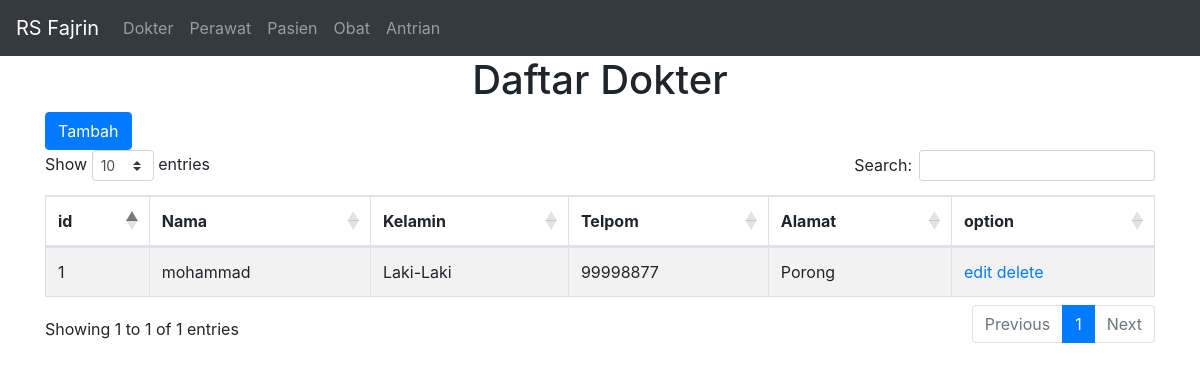
The page /dokter on the database its author committed.
### app.py (models this page shows)
class BaseModel(Model):
	class Meta:
		database=database

class dokter(BaseModel):
	id = AutoField(primary_key=True)
	nama = CharField()
	jenis_kelamin = CharField()
	alamat = TextField()
	no_telp = IntegerField()

### app.py (the view, shortened to what this page needs)
@app.route('/dokter',methods=['GET','POST'])
def show_dokter():
	if request.method == 'GET':
		datas = dokter.select()
		return render_template('dokter.html',datas=datas)

### templates/dokter.html (shortened to what this page needs)
<!doctype html>
<html lang="en">
  <head>
    <link rel="stylesheet" href="https://stackpath.bootstrapcdn.com/bootstrap/4.3.1/css/bootstrap.min.css">
    <link rel="stylesheet" href="https://cdn.datatables.net/1.10.20/css/dataTables.bootstrap4.min.css">
  </head>
  <body>
    <nav class="navbar navbar-expand-lg navbar-dark bg-dark">
      <a class="navbar-brand" href="/">RS Fajrin</a>
      <div class="collapse navbar-collapse" id="navbarNavAltMarkup">
        <div class="navbar-nav">
          <a class="nav-item nav-link" href="/dokter">Dokter</a>
          <a class="nav-item nav-link" href="/perawat">Perawat</a>
          <a href="/pasien" class="nav-item nav-link">Pasien</a>
          <a href="/obat" class="nav-item nav-link">Obat</a>
          <a href="/antrian_pasien" class="nav-item nav-link">Antrian</a>
        </div>
      </div>
    </nav>
    <div class="container">
      <h1 class="text-center">Daftar Dokter</h1>
      <a href="#" class="btn btn-primary" data-toggle="modal" data-target="#tambahdokter">Tambah</a>
      <table class="table table-responsive-lg table-striped table-bordered data_table">
        <thead>
          <tr>
            <th>id</th>
            <th>Nama</th>
            <th>Kelamin</th>
            <th>Telpom</th>
            <th>Alamat</th>
            <th>option</th>
          </tr>
        </thead>
        <tbody>
          {% for data in datas %}
            <tr>
              <td>{{data.id}}</td>
              <td>{{data.nama}}</td>
              <td>{{data.jenis_kelamin}}</td>
              <td>{{data.no_telp}}</td>
              <td>{{data.alamat}}</td>
              <td><a href="#" data-toggle="modal" data-target="#editdokter{{data.id}}">edit</a> <a href="/delete_dokter/{{data.id}}">delete</a></td>
            </tr>
          {% endfor %}
        </tbody>
      </table>
    </div>
  </body>
</html>

### rows shown on the page
dokter: id "1", nama "mohammad", jenis_kelamin "Laki-Laki", no_telp "99998877", alamat "Porong"
